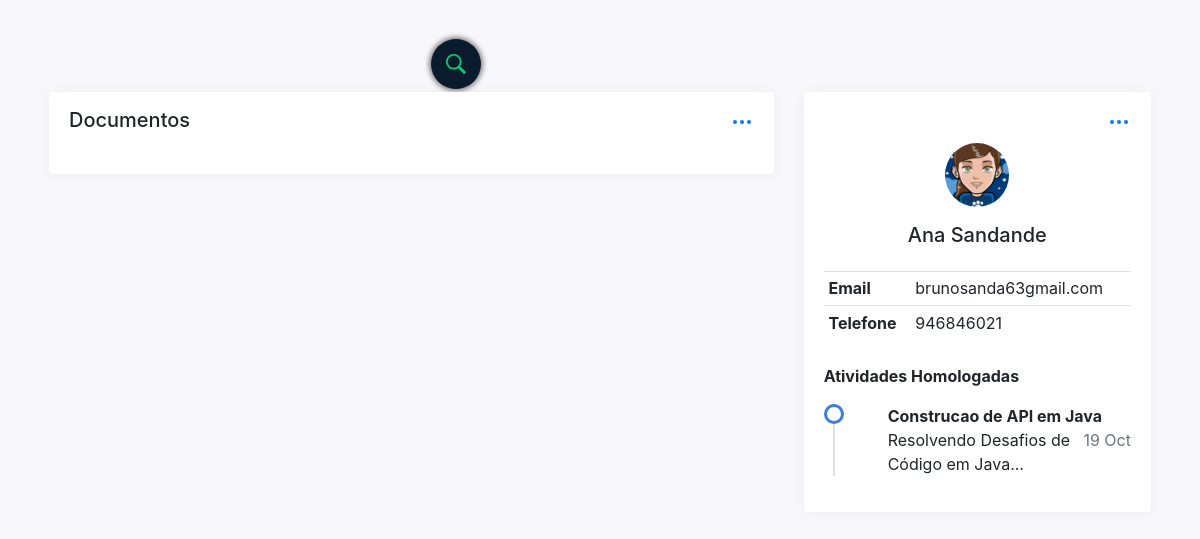
Page /docs_aluno.php?id=3 on the committed database.
### tables this page shows
CREATE TABLE `aluno` (
  `id` int(11) NOT NULL,
  `nome` varchar(150) NOT NULL,
  `email` varchar(150) NOT NULL,
  `telefone` int(11) NOT NULL,
  `curso` varchar(150) NOT NULL,
  `foto` varchar(300) NOT NULL
);

CREATE TABLE `documento` (
  `idDoc` int(11) NOT NULL,
  `nome` varchar(150) NOT NULL,
  `tipo` varchar(150) NOT NULL,
  `horas` int(11) NOT NULL,
  `status` int(11) NOT NULL,
  `ficheiroCaminho` varchar(200) NOT NULL,
  `dataEnviado` datetime NOT NULL DEFAULT current_timestamp(),
  `idAluno` int(11) NOT NULL,
  `obs` varchar(300) NOT NULL
);

### funcoes/conexao.php (called while the page is built)
<?php
function conectar()
{
    $username = "root";
    $password = "";
    $hostname = "localhost";
    $bd = "incompanybd";
    $conn = mysqli_connect($hostname, $username, $password, $bd);
    if (mysqli_connect_errno($conn)) {
        echo "Problemas	para	conectar	no	banco.	Erro:	";
        echo    mysqli_connect_error();
        die();
    } else {
        return $conn;
    }
}

### funcoes/CRUD_ALUNO.php (called while the page is built, shortened)
<?php
include("conexao.php");
class CRUD_ALUNO
{
    private $conexao;
    function __construct()
    {
        $this->conexao = conectar();
    }
    function listar_por_id($id)
    {
        $sqlBusca = "SELECT	* FROM aluno where id={$id}";
        $resultado = mysqli_query($this->conexao,    $sqlBusca);
        $aluno = [];
        while ($estudante = @mysqli_fetch_assoc($resultado)) {
            $aluno[] = $estudante;
        }
        return $aluno;
    }
}

### funcoes/CRUD_Documento.php (called while the page is built, shortened)
<?php
include_once("conexao.php");
class CRUD_Documento
{
    private $conexao;
    function __construct()
    {
        $this->conexao = conectar();
    }
    function listar_por_id($id)
    {
        $sqlBusca = "SELECT	* FROM documento where idAluno={$id} and status=1 limit 7";
        $resultado = mysqli_query($this->conexao,    $sqlBusca);
        $doc = [];
        while ($documento = @mysqli_fetch_assoc($resultado)) {
            $doc[] = $documento;
        }
        return $doc;
    }
}

### docs_aluno.php (the view, shortened to what this page needs)
<!DOCTYPE html>
<?php
include_once('funcoes/CRUD_ALUNO.php');
$alunoObjeto = new CRUD_ALUNO();
include_once('funcoes/CRUD_Documento.php');
$documentoObjeto = new CRUD_Documento();
if (isset($_GET['id'])) {
	$id = $_GET['id'];
	$aluno = $alunoObjeto->listar_por_id($id);
	$documentosAluno = $documentoObjeto->listar_por_id($id);
}
?>
<html lang="pt">
<head>
	<link href="dist/css/bootstrap.min.css" rel="stylesheet">
	<link href="dist/css/estiloDocView.css" rel="stylesheet">
</head>
<body>
	<div class="search-box">
		<a class="search-btn">
			<img src="assets/img/lupa.svg" alt="Lupa" height="20" width="20">
		</a>
	</div>
	<div class="container">
		<div class="container-fluid p-1">
			<div class="row">
				<div class="col-xl-8">
					<div class="card">
						<div class="card-header pb-0">
							<div class="card-actions float-right">
								<div class="dropdown show">
									<a href="#" data-toggle="dropdown" data-display="static">
									</a>
								</div>
							</div>
							<h5 class="card-title mb-0">Documentos</h5>
						</div>
						<div class="card-body" id="resultado">
						</div>
					</div>
				</div>
				<div class="col-xl-4">
					<div class="card">
						<div class="card-header">
							<div class="card-actions float-right">
								<div class="dropdown show">
									<a href="#" data-toggle="dropdown" data-display="static">
									</a>
								</div>
							</div>
						</div>
						<div class="card-body">
							<div class="row g-0">
								<?php foreach ($aluno as $estudante) : ?>
									<div class="teste col-sm-3 col-xl-12 col-xxl-3 text-center">
										<img src="assets/img/<?php echo $estudante['foto'];?>" width="64" height="64" class="rounded-circle mt-2" alt="Angelica Ramos">
										<p>
										<h5 class="card-title mb-0"><?php echo $estudante['nome'] ?></h5>
										</p>
									</div>
							</div>
							<table class="table table-sm mt-2 mb-4">
								<tbody>
									<tr>
										<th>Email</th>
										<td><?php echo $estudante['email']; ?></td>
									</tr>
									<tr>
										<th>Telefone</th>
										<td><?php echo $estudante['telefone']; ?></td>
									</tr>
								</tbody>
							</table>
							<strong>Atividades Homologadas</strong>
							<ul class="timeline mt-3 mb-0">
								<?php foreach ($documentosAluno as $doc) : ?>
									<li class="timeline-item ml-4 mt-0">
										<strong><?php echo $doc['nome']; ?></strong>
										<span class="float-right text-muted text-sm">
											<?php $date = new DateTime($doc['dataEnviado']);
											echo $date->format('d M');  ?></span>
										<p><?php echo $doc['obs']; ?>...</p>
									</li>
								<?php endforeach; ?>
							</ul>
						<?php endforeach; ?>
						</div>
					</div>
				</div>
			</div>
		</div>
	</div>
</body>
</html>

### rows in the picture
aluno: foto (picture), nome "Ana Sandande", email "brunosanda63gmail.com", telefone "946846021"
documento: nome "Construcao de API em Java", dataEnviado "19 Oct", obs "Resolvendo Desafios de Código em Java"
